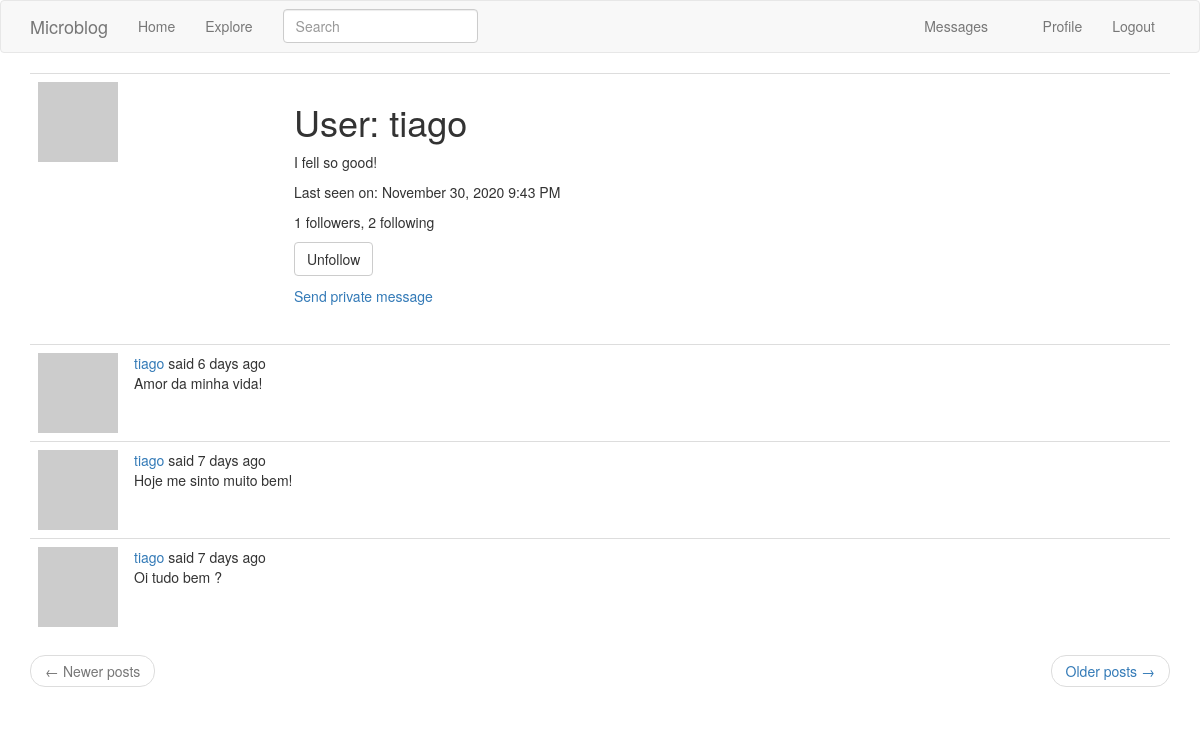
Screenshot of /user/tiago (signed in) with the database file from the repository.
### app/models.py (models this page shows, shortened)
class User(UserMixin, db.Model):
    id = db.Column(db.Integer, primary_key=True)
    username = db.Column(db.String(64), index=True, unique=True)
    email = db.Column(db.String(120), index=True, unique=True)
    password_hash = db.Column(db.String(128))
    posts = db.relationship('Post', backref='author', lazy='dynamic')
    about_me = db.Column(db.String(140))
    last_seen = db.Column(db.DateTime, default=datetime.utcnow)
    followed = db.relationship(
        'User', secondary=followers,
        primaryjoin=(followers.c.follower_id == id),
        secondaryjoin=(followers.c.followed_id == id),
        backref=db.backref('followers', lazy='dynamic'), lazy='dynamic')
    tasks = db.relationship('Task', backref='user', lazy='dynamic')
    messages_sent = db.relationship('Message',
                                    foreign_keys='Message.sender_id',
                                    backref='author', lazy='dynamic')
    messages_received = db.relationship('Message',
                                        foreign_keys='Message.recipient_id',
                                        backref='recipient', lazy='dynamic')
    last_message_read_time = db.Column(db.DateTime)
    notifications = db.relationship('Notification', backref='user',
                                    lazy='dynamic')
    def avatar(self, size):
        digest = md5(self.email.lower().encode('utf-8')).hexdigest()
        return 'https://www.gravatar.com/avatar/{}?d=identicon&s={}'.format(
            digest, size)
    def is_following(self, user):
        return self.followed.filter(
            followers.c.followed_id == user.id).count() > 0
    def new_messages(self):
        last_read_time = self.last_message_read_time or datetime(1900, 1, 1)
        return Message.query.filter_by(recipient=self).filter(
            Message.timestamp > last_read_time).count()
    def get_tasks_in_progress(self):
        return Task.query.filter_by(user=self, complete=False).all()

class SearchableMixin(object):
    @classmethod
    def before_commit(cls, session):
        session._changes = {
            'add': list(session.new),
            'update': list(session.dirty),
            'delete': list(session.deleted)
        }
    @classmethod
    def after_commit(cls, session):
        for obj in session._changes['add']:
            if isinstance(obj, SearchableMixin):
                add_to_index(obj.__tablename__, obj)
        for obj in session._changes['update']:
            if isinstance(obj, SearchableMixin):
                add_to_index(obj.__tablename__, obj)
        for obj in session._changes['delete']:
            if isinstance(obj, SearchableMixin):
                remove_from_index(obj.__tablename__, obj)
        session._changes = None

class Post(SearchableMixin, db.Model):
    __searchable__ = ['body']
    id = db.Column(db.Integer, primary_key=True)
    body = db.Column(db.String(140))
    timestamp = db.Column(db.DateTime, index=True, default=datetime.utcnow)
    user_id = db.Column(db.Integer, db.ForeignKey('user.id'))
    language = db.Column(db.String(5))

### app/main/routes.py (the view)
@bp.route('/user/<username>')
@login_required
def user(username):
    user = User.query.filter_by(username=username).first_or_404()
    page = request.args.get('page', 1, type=int)
    posts = user.posts.order_by(Post.timestamp.desc()).paginate(
        page, current_app.config['POSTS_PER_PAGE'], False)
    next_url = url_for('main.user', username=user.username,
                       page=posts.next_num) if posts.has_next else None
    prev_url = url_for('main.user', username=user.username,
                       page=posts.prev_num) if posts.has_prev else None
    form = EmptyForm()
    return render_template('user.html.j2', user=user, posts=posts.items,
                           next_url=next_url, prev_url=prev_url, form=form)

### app/main/forms.py
class SearchForm(FlaskForm):
    q = StringField(_l('Search'), validators=[DataRequired()])
    def __init__(self, *args, **kwargs):
        if 'formdata' not in kwargs:
            kwargs['formdata'] = request.args
        if 'csrf_enabled' not in kwargs:
            kwargs['csrf_enabled'] = False
        super(SearchForm, self).__init__(*args, **kwargs)

class EmptyForm(FlaskForm):
    submit = SubmitField('Submit')

### app/main/routes.py (called while the page is built)
@bp.before_app_request
def before_request():
    if current_user.is_authenticated:
        current_user.last_seen = datetime.utcnow()
        db.session.commit()
        g.search_form = SearchForm()
    g.locale = str(get_locale())

### app/models.py (called while the page is built)
@login.user_loader
def load_user(id):
    return User.query.get(int(id))

### app/templates/user.html.j2 (shortened to what this page needs)
{% extends "base.html.j2" %}
{% block app_content %}
    <table class="table table-hover">
        <tr>
            <td width="256px"><img src="{{ user.avatar(256) }}"></td>
            <td>
                <h1>{{ _('User') }}: {{ user.username }}</h1>
                {% if user.about_me %}<p>{{ user.about_me }}</p>{% endif %}
                {% if user.last_seen %}
                <p>{{ _('Last seen on') }}: {{ moment(user.last_seen).format('LLL') }}</p>
                {% endif %}
                <p>{{ _('%(count)d followers', count=user.followers.count()) }}, {{ _('%(count)d following', count=user.followed.count()) }}</p>
                {% if user == current_user %}
                    <p>
                        <a href="{{ url_for('main.edit_profile') }}">
                            {{ _('Edit your profile') }}
                        </a>
                    </p>
                    {% if not current_user.get_task_in_progress('export_posts') %}
                    <p>
                        <a href="{{ url_for('main.export_posts') }}">
                            {{ _('Export your posts') }}
                        </a>
                    </p>
                    {% endif %}
                {% else %}
                <p>
                    <form action="{{ url_for('main.unfollow', username=user.username) }}" method="post">
                        {{ form.submit(value=_('Unfollow'), class_='btn btn-default') }}
                    </form>
                </p>
                {% endif %}
                {% if user != current_user %}
                <p>
                    <a href="{{ url_for('main.send_message',
                                        recipient=user.username) }}">
                        {{ _('Send private message') }}
                    </a>
                </p>
                {% endif %}
            </td>
        </tr>
    </table>
    {% include "_posts.html.j2" %}
{% endblock %}

### app/templates/_post.html.j2 (shortened to what this page needs)
<tr>
    <td width="70px">
        <a href="{{ url_for('main.user', username=post.author.username) }}">
            <img src="{{ post.author.avatar(70) }}" />
        </a>
    </td>
    <td>
        {{ _('%(username)s said %(when)s',
            username=user_link, when=moment(post.timestamp).fromNow()) }}
        <br>
        <span id="post{{ post.id }}">{{ post.body }}</span>
    </td>
</tr>

### rows the page displays
User: username "tiago", about_me "I fell so good!", last_seen "November 30, 2020 9:43 PM"
Post: body "Amor da minha vida!"
Post: body "Hoje me sinto muito bem!"
Post: body "Oi tudo bem ?"
